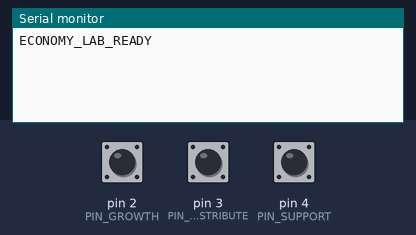
Bench run of a sketch on a simulated Arduino Uno, built with avr-gcc and run on an emulated ATmega328P. Parts: the last lines printed to the serial monitor. The inputs (shaded band) are chosen by the test bench; at power-on: pin 2 (PIN_GROWTH) HIGH, pin 3 (PIN_REDISTRIBUTE) HIGH, pin 4 (PIN_SUPPORT) HIGH.

Above: at 1.2 s.
1.3 s: pin 2 (PIN_GROWTH) pulled LOW for 0.15 s
At 2.2 s:
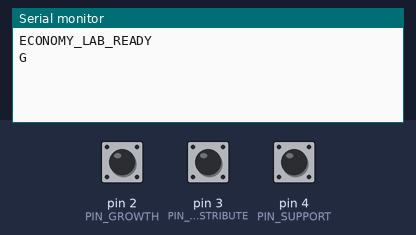
2.9 s: pin 3 (PIN_REDISTRIBUTE) pulled LOW for 0.15 s
At 3.3 s:
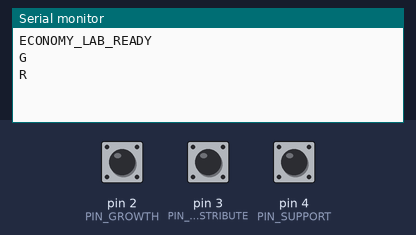
4.5 s: pin 4 (PIN_SUPPORT) pulled LOW for 0.15 s
At 5.8 s:
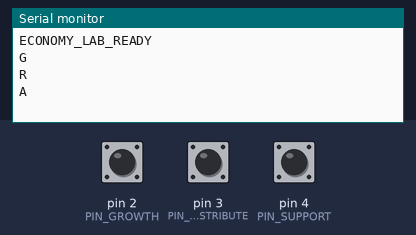

Measured:
- after the input at 1.3 s, the serial monitor: prints a new line after 0.05 s (image 1)
- after the input at 2.9 s, the serial monitor: prints a new line at once (image 2)
- after the input at 4.5 s, the serial monitor: prints a new line after 0.05 s (image 3)

The sketch:

arduino.ino
```cpp
/*
  ECONOMY LAB — V1
  Tres ranuras físicas para insertar monedas.
  Cada ranura acciona un microswitch conectado a un pin digital.
  Arduino envía G, R o A por USB Serial a la página web.

  Conexiones (Arduino UNO):
    Ranura CRECIMIENTO:     microswitch entre D2 y GND
    Ranura REDISTRIBUCIÓN:  microswitch entre D3 y GND
    Ranura APOYO DIRECTO:   microswitch entre D4 y GND

  Se usa INPUT_PULLUP: no hacen falta resistencias externas.
  El switch debe cerrar el circuito al ser presionado.
*/

const byte PIN_GROWTH = 2;
const byte PIN_REDISTRIBUTE = 3;
const byte PIN_SUPPORT = 4;

const unsigned long DEBOUNCE_MS = 45;

struct Slot {
  byte pin;
  char code;
  int lastReading;
  int stableState;
  unsigned long lastChange;
};

Slot slots[] = {
  {PIN_GROWTH, 'G', HIGH, HIGH, 0},
  {PIN_REDISTRIBUTE, 'R', HIGH, HIGH, 0},
  {PIN_SUPPORT, 'A', HIGH, HIGH, 0}
};

const byte SLOT_COUNT = sizeof(slots) / sizeof(slots[0]);

void setup() {
  Serial.begin(9600);

  for (byte i = 0; i < SLOT_COUNT; i++) {
    pinMode(slots[i].pin, INPUT_PULLUP);
    int reading = digitalRead(slots[i].pin);
    slots[i].lastReading = reading;
    slots[i].stableState = reading;
    slots[i].lastChange = millis();
  }

  Serial.println("ECONOMY_LAB_READY");
}

void loop() {
  unsigned long now = millis();

  for (byte i = 0; i < SLOT_COUNT; i++) {
    int reading = digitalRead(slots[i].pin);

    if (reading != slots[i].lastReading) {
      slots[i].lastReading = reading;
      slots[i].lastChange = now;
    }

    if ((now - slots[i].lastChange) > DEBOUNCE_MS &&
        reading != slots[i].stableState) {
      slots[i].stableState = reading;

      // INPUT_PULLUP: LOW significa que el switch está presionado.
      if (slots[i].stableState == LOW) {
        Serial.println(slots[i].code);
      }
    }
  }
}
```
